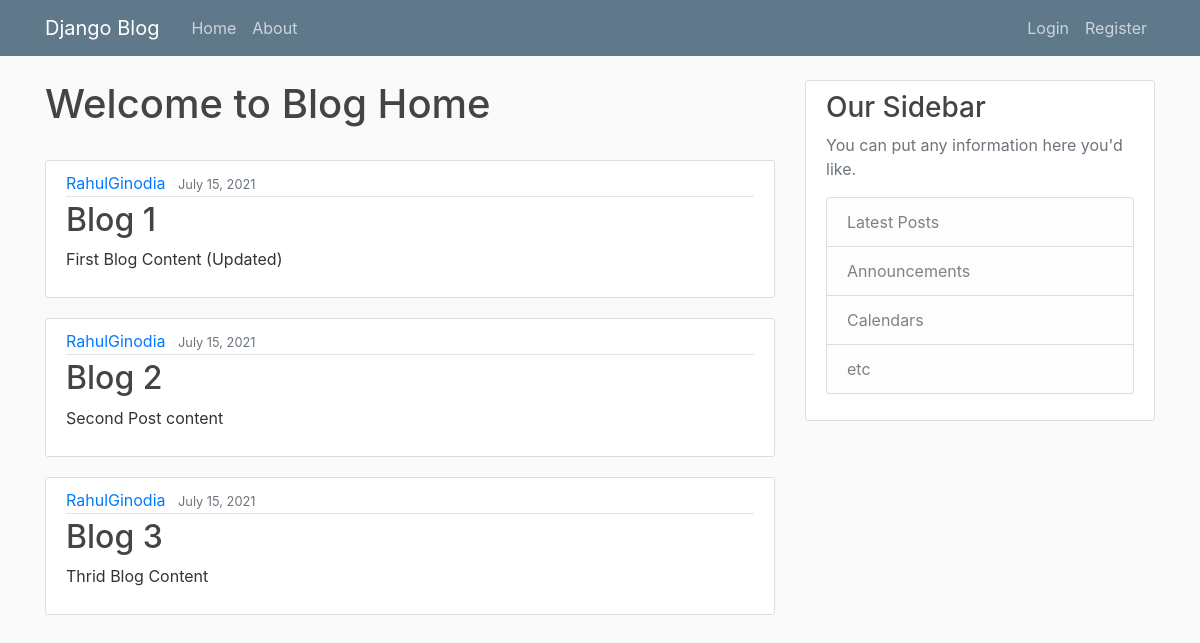
The page / on the database its author committed.
### blog/models.py (models this page shows, shortened)
class Post(models.Model):
    author_name = models.ForeignKey(User, on_delete = models.CASCADE)
    title = models.CharField(max_length=100)
    content = models.TextField()
    date_posted = models.DateTimeField(default=timezone.now)

### blog/views.py (the view)
# urls.py: path('', views.home, name='blog-home'),
def home(request):
    context = {
        'posts' : Post.objects.all()
    }
    return render(request,'blog/home.html',context)

### blog/templates/blog/home.html
{% extends "blog/base.html" %}
{% block content %}
    <h1>Welcome to Blog Home </h1>
    <br>
    {% for post in posts %}
    <article class="media content-section">
        <div class="media-body">
            <div class="article-metadata">
                <a class="mr-2" href="#">{{ post.author_name }}</a>
                <small class="text-muted">{{ post.date_posted|date:"F d, Y" }}</small>
            </div>
            <h2><a class="article-title" href="#">{{ post.title }}</a></h2>
            <p class="article-content">{{ post.content }}</p>
        </div>
    </article>
    {% endfor %}
{% endblock content %}

### blog/templates/blog/base.html (shortened to what this page needs)
{% load static %}
<!DOCTYPE html>
<html lang="en">
<head>
    <link rel="stylesheet" href="https://maxcdn.bootstrapcdn.com/bootstrap/4.0.0/css/bootstrap.min.css">
    <link rel ="stylesheet" type="text/css" href="{% static 'blog/main.css' %}">
</head>
<body>
    <header class="site-header">
        <nav class="navbar navbar-expand-md navbar-dark bg-steel fixed-top">
            <div class="container">
            <a class="navbar-brand mr-4" href="{% url 'blog-home' %}">Django Blog</a>
            <div class="collapse navbar-collapse" id="navbarToggle">
                <div class="navbar-nav mr-auto">
                <a class="nav-item nav-link" href="{% url 'blog-home' %}">Home</a>
                <a class="nav-item nav-link" href="{% url 'blog-about' %}">About</a>
                </div>
                <div class="navbar-nav">
                <a class="nav-item nav-link" href="#">Login</a>
                <a class="nav-item nav-link" href="#">Register</a>
                </div>
            </div>
            </div>
        </nav>
    </header>
    <main role="main" class="container">
        <div class="row">
            <div class="col-md-8">
                {% block content %}{% endblock %}
            </div>
            <div class="col-md-4">
            <div class="content-section">
                <h3>Our Sidebar</h3>
                <p class='text-muted'>You can put any information here you'd like.
                <ul class="list-group">
                    <li class="list-group-item list-group-item-light">Latest Posts</li>
                    <li class="list-group-item list-group-item-light">Announcements</li>
                    <li class="list-group-item list-group-item-light">Calendars</li>
                    <li class="list-group-item list-group-item-light">etc</li>
                </ul>
                </p>
            </div>
            </div>
        </div>
    </main>
</body>
</html>

### blog/static/blog/main.css (style rules this page uses)
body { background: #fafafa; color: #333333; margin-top: 5rem; }
h1, h2, h3, h4, h5, h6 { color: #444444; }
ul { margin: 0; }
.bg-steel { background-color: #5f788a; }
.site-header .navbar-nav .nav-link { color: #cbd5db; }
.content-section { background: #ffffff; padding: 10px 20px; border: 1px solid #dddddd; border-radius: 3px; margin-bottom: 20px; }
.article-title { color: #444444; }
.article-content { white-space: pre-line; }
.article-metadata { padding-bottom: 1px; margin-bottom: 4px; border-bottom: 1px solid #e3e3e3 }

### rows shown on the page
Post: author_name "RahulGinodia", date_posted "July 15, 2021", title "Blog 1", content "First Blog Content (Updated)"
Post: author_name "RahulGinodia", date_posted "July 15, 2021", title "Blog 2", content "Second Post content"
Post: author_name "RahulGinodia", date_posted "July 15, 2021", title "Blog 3", content "Thrid Blog Content"
